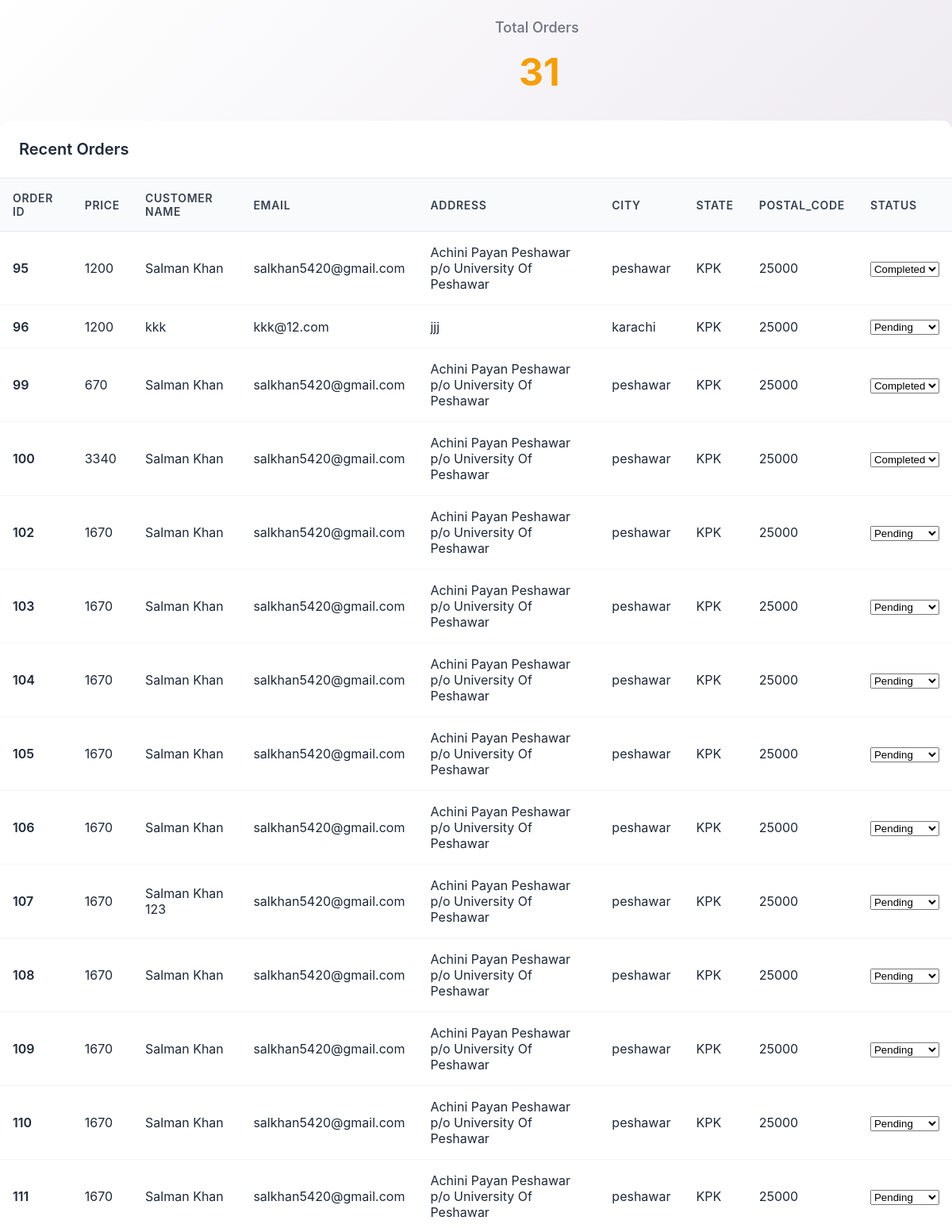
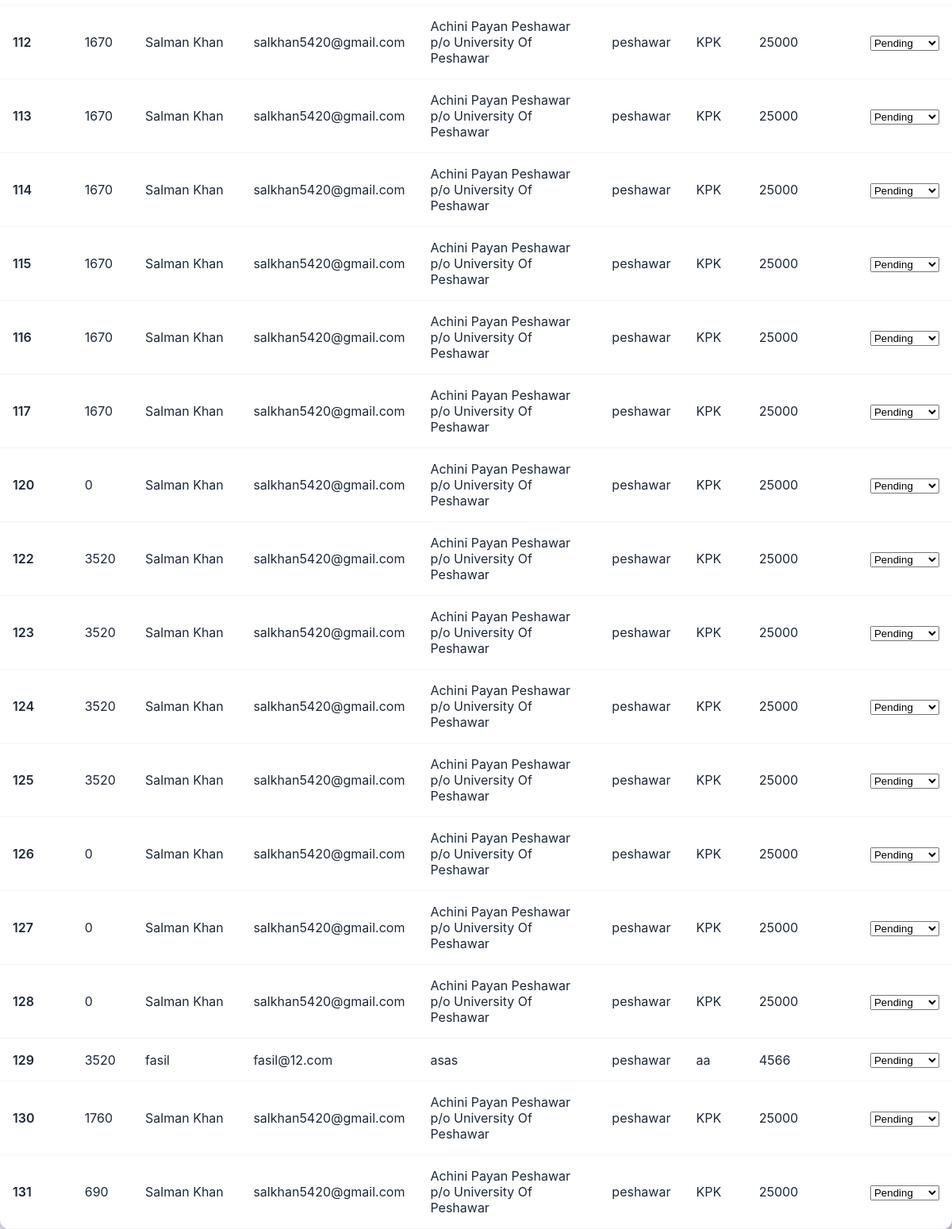
Page /farmer_orders (signed in) on the committed database (2 pictures, top to bottom).
### home/models.py (models this page shows, shortened)
class Order(models.Model):
    order_id=models.AutoField(primary_key=True)
    item_json=models.CharField(max_length=5000)
    name=models.CharField(max_length=50)
    email=models.CharField(max_length=500)
    phone=models.CharField(max_length=50)
    address=models.CharField(max_length=150)
    city=models.CharField(max_length=510)
    state=models.CharField(max_length=150)
    postal_code=models.CharField(max_length=150)
    product_owner=models.TextField(max_length=500,null=True,blank=True)
    created_at = models.DateTimeField(auto_now_add=True,null=True,blank=True)
    buyer = models.ForeignKey(
        settings.AUTH_USER_MODEL,
        on_delete=models.CASCADE,
        related_name='orders',
        null=True, blank=True
    )

### home/views.py (the view)
# urls.py: path('farmer_orders',views.farmer_orders,name='farmer_orders'),
def farmer_orders(request):
    order_totals = {}
    revenue = Decimal('0')
    order_statuses = {}
    orders = Order.objects.filter(product_owner__icontains=request.user.username)
    for order in orders:
        total_price_for_user = Decimal('0')
        try:
            items = json.loads(order.item_json)  # Parse items list
        except json.JSONDecodeError:
            pass
        for item in items:
            try:
                product_id = int(item.get('product_id', 0))
            except (ValueError, TypeError):
                continue
            if Product.objects.filter(id=product_id, owner=request.user).exists():
                price = Decimal(str(item.get('price', 0)))
                qty = Decimal(str(item.get('quantity', 0)))
                total_price_for_user += price * qty
                updates = OrderUpdate.objects.filter(order_id=order.order_id)
                for update in updates:
                    order_statuses[order.order_id] = update.order_status
        order_totals[order.order_id]=total_price_for_user
        revenue+=total_price_for_user
    all_orders = Order.objects.filter(Q(product_owner__icontains=request.user.username)).count()
    context={
    'orders':orders,
    'order_totals':order_totals,
    'all_orders' : all_orders,
    'order_statuses' : order_statuses
    }
    return render(request,'farmer_orders.html',context)

### home/templatetags/dict_extras.py (called while the page is built)
@register.filter
def get_item(dictionary, key):
    return dictionary.get(key)

### templates/farmer_orders.html (shortened to what this page needs)
{% load dict_extras %}
<!DOCTYPE html>
<html lang="en">
<head>
</head>
<body>
    <div class="container">
                <div class="stat-title">Total Orders</div>
                <div class="stat-value orders" id="totalOrders">{{all_orders}}</div>
            </div>
        <div class="orders-section">
            <div class="orders-header">
                <h2 class="orders-title">Recent Orders</h2>
            </div>
            <table class="orders-table" id="ordersTable">
                <thead>
                    <tr>
                        <th>Order ID</th>
                        <th>Price</th>
                        <th>Customer Name</th>
                        <th>Email</th>
                        <th>Address</th>
                        <th>City</th>
                        <th>State</th>
                        <th>postal_code</th>
                        <th>Status</th>
                    </tr>
                </thead>
                <tbody id="ordersTableBody">
                    {% for order in orders %}
                   <tr><td class="order-id">{{order.order_id}}</td>
                    <td>{{ order_totals|get_item:order.order_id }}</td>
                    <td>{{order.name}}</td>
                    <td>{{order.email}}</td>
                    <td>{{order.address}}</td>
                    <td>{{order.city}}</td>
                    <td>{{order.state}}</td>
                    <td>{{order.postal_code}}</td>
                   <td>
                    <form method="POST" action="{% url 'update_order_status' order.order_id %}">
                    <select name="order_status" onchange="this.form.submit()">
                   <option value="pending" {% if order_statuses|get_item:order.order_id == 'pending' %}selected{% endif %}>Pending</option>
                   <option value="completed" {% if order_statuses|get_item:order.order_id == 'completed' %}selected{% endif %}>Completed</option>
                    </select>
                     </form>
                    </td>
                    </tr>
                    {% endfor %}
                </tbody>
            </table>
        </div>
</body>
</html>

### templates/farmer_orders.html (style rules this page uses)
* { margin: 0; padding: 0; box-sizing: border-box; }
body { font-family: -apple-system, BlinkMacSystemFont, 'Segoe UI', Roboto, Oxygen, Ubuntu, Cantarell, sans-serif; background: linear-gradient(135deg, #ffffffff 0%, #cac0d3ff 100%); min-height: 100vh; }
.container { max-width: 1400px; margin: 0 auto; padding: 24px; }
.stat-title { font-size: 18px; color: #6b7280; margin-bottom: 16px; font-weight: 500; margin-left:600px; }
.stat-value { font-size: 48px; font-weight: 700; margin-bottom: 8px; margin-left:630px; }
.stat-value.orders { color: #f59e0b; }
.orders-section { background: white; border-radius: 12px; box-shadow: 0 4px 6px -1px rgba(0, 0, 0, 0.1); overflow: hidden; }
.orders-header { padding: 24px; border-bottom: 1px solid #e5e7eb; display: flex; justify-content: space-between; align-items: center; }
.orders-title { font-size: 20px; font-weight: 600; color: #1f2937; }
.orders-table { width: 100%; border-collapse: collapse; }
.orders-table th { background: #f9fafb; padding: 16px; text-align: left; font-weight: 600; color: #374151; border-bottom: 1px solid #e5e7eb; font-size: 14px; text-transform: uppercase; letter-spacing: 0.05em; }
.orders-table td { padding: 16px; border-bottom: 1px solid #f3f4f6; color: #1f2937; }
.order-id { font-weight: 600; color: #4f46e5; }

### rows in the picture
Order: order_id "95", order_id "1200", name "Salman Khan", email "salkhan5420@gmail.com", address "Achini Payan Peshawar p/o University Of Peshawar", city "peshawar", state "KPK", postal_code "25000", order_status "Completed"
Order: order_id "96", order_id "1200", name "kkk", email "kkk@12.com", address "jjj", city "karachi", state "KPK", postal_code "25000", order_status "Pending"
Order: order_id "99", order_id "670", name "Salman Khan", email "salkhan5420@gmail.com", address "Achini Payan Peshawar p/o University Of Peshawar", city "peshawar", state "KPK", postal_code "25000", order_status "Completed"
Order: order_id "100", order_id "3340", name "Salman Khan", email "salkhan5420@gmail.com", address "Achini Payan Peshawar p/o University Of Peshawar", city "peshawar", state "KPK", postal_code "25000", order_status "Completed"
Order: order_id "102", order_id "1670", name "Salman Khan", email "salkhan5420@gmail.com", address "Achini Payan Peshawar p/o University Of Peshawar", city "peshawar", state "KPK", postal_code "25000", order_status "Pending"
Order: order_id "103", order_id "1670", name "Salman Khan", email "salkhan5420@gmail.com", address "Achini Payan Peshawar p/o University Of Peshawar", city "peshawar", state "KPK", postal_code "25000", order_status "Pending"
Order: order_id "104", order_id "1670", name "Salman Khan", email "salkhan5420@gmail.com", address "Achini Payan Peshawar p/o University Of Peshawar", city "peshawar", state "KPK", postal_code "25000", order_status "Pending"
Order: order_id "105", order_id "1670", name "Salman Khan", email "salkhan5420@gmail.com", address "Achini Payan Peshawar p/o University Of Peshawar", city "peshawar", state "KPK", postal_code "25000", order_status "Pending"
Order: order_id "106", order_id "1670", name "Salman Khan", email "salkhan5420@gmail.com", address "Achini Payan Peshawar p/o University Of Peshawar", city "peshawar", state "KPK", postal_code "25000", order_status "Pending"
Order: order_id "107", order_id "1670", name "Salman Khan 123", email "salkhan5420@gmail.com", address "Achini Payan Peshawar p/o University Of Peshawar", city "peshawar", state "KPK", postal_code "25000", order_status "Pending"
Order: order_id "108", order_id "1670", name "Salman Khan", email "salkhan5420@gmail.com", address "Achini Payan Peshawar p/o University Of Peshawar", city "peshawar", state "KPK", postal_code "25000", order_status "Pending"
Order: order_id "109", order_id "1670", name "Salman Khan", email "salkhan5420@gmail.com", address "Achini Payan Peshawar p/o University Of Peshawar", city "peshawar", state "KPK", postal_code "25000", order_status "Pending"
Order: order_id "110", order_id "1670", name "Salman Khan", email "salkhan5420@gmail.com", address "Achini Payan Peshawar p/o University Of Peshawar", city "peshawar", state "KPK", postal_code "25000", order_status "Pending"
Order: order_id "111", order_id "1670", name "Salman Khan", email "salkhan5420@gmail.com", address "Achini Payan Peshawar p/o University Of Peshawar", city "peshawar", state "KPK", postal_code "25000", order_status "Pending"
Order: order_id "112", order_id "1670", name "Salman Khan", email "salkhan5420@gmail.com", address "Achini Payan Peshawar p/o University Of Peshawar", city "peshawar", state "KPK", postal_code "25000", order_status "Pending"
Order: order_id "113", order_id "1670", name "Salman Khan", email "salkhan5420@gmail.com", address "Achini Payan Peshawar p/o University Of Peshawar", city "peshawar", state "KPK", postal_code "25000", order_status "Pending"
Order: order_id "114", order_id "1670", name "Salman Khan", email "salkhan5420@gmail.com", address "Achini Payan Peshawar p/o University Of Peshawar", city "peshawar", state "KPK", postal_code "25000", order_status "Pending"
Order: order_id "115", order_id "1670", name "Salman Khan", email "salkhan5420@gmail.com", address "Achini Payan Peshawar p/o University Of Peshawar", city "peshawar", state "KPK", postal_code "25000"
Order: order_id "116", order_id "1670", name "Salman Khan", email "salkhan5420@gmail.com", address "Achini Payan Peshawar p/o University Of Peshawar", city "peshawar", state "KPK", postal_code "25000"
Order: order_id "117", order_id "1670", name "Salman Khan", email "salkhan5420@gmail.com", address "Achini Payan Peshawar p/o University Of Peshawar", city "peshawar", state "KPK", postal_code "25000"
Order: order_id "120", order_id "0", name "Salman Khan", email "salkhan5420@gmail.com", address "Achini Payan Peshawar p/o University Of Peshawar", city "peshawar", state "KPK", postal_code "25000"
Order: order_id "122", order_id "3520", name "Salman Khan", email "salkhan5420@gmail.com", address "Achini Payan Peshawar p/o University Of Peshawar", city "peshawar", state "KPK", postal_code "25000", order_status "Pending"
Order: order_id "123", order_id "3520", name "Salman Khan", email "salkhan5420@gmail.com", address "Achini Payan Peshawar p/o University Of Peshawar", city "peshawar", state "KPK", postal_code "25000", order_status "Pending"
Order: order_id "124", order_id "3520", name "Salman Khan", email "salkhan5420@gmail.com", address "Achini Payan Peshawar p/o University Of Peshawar", city "peshawar", state "KPK", postal_code "25000", order_status "Pending"
Order: order_id "125", order_id "3520", name "Salman Khan", email "salkhan5420@gmail.com", address "Achini Payan Peshawar p/o University Of Peshawar", city "peshawar", state "KPK", postal_code "25000", order_status "Pending"
Order: order_id "126", order_id "0", name "Salman Khan", email "salkhan5420@gmail.com", address "Achini Payan Peshawar p/o University Of Peshawar", city "peshawar", state "KPK", postal_code "25000"
Order: order_id "127", order_id "0", name "Salman Khan", email "salkhan5420@gmail.com", address "Achini Payan Peshawar p/o University Of Peshawar", city "peshawar", state "KPK", postal_code "25000"
Order: order_id "128", order_id "0", name "Salman Khan", email "salkhan5420@gmail.com", address "Achini Payan Peshawar p/o University Of Peshawar", city "peshawar", state "KPK", postal_code "25000"
Order: order_id "129", order_id "3520", name "fasil", email "fasil@12.com", address "asas", city "peshawar", state "aa", postal_code "4566", order_status "Pending"
Order: order_id "130", order_id "1760", name "Salman Khan", email "salkhan5420@gmail.com", address "Achini Payan Peshawar p/o University Of Peshawar", city "peshawar", state "KPK", postal_code "25000", order_status "Pending"
Order: order_id "131", order_id "690", name "Salman Khan", email "salkhan5420@gmail.com", address "Achini Payan Peshawar p/o University Of Peshawar", city "peshawar", state "KPK", postal_code "25000", order_status "Pending"

### other values in the picture
{{ all_orders }} "31"
